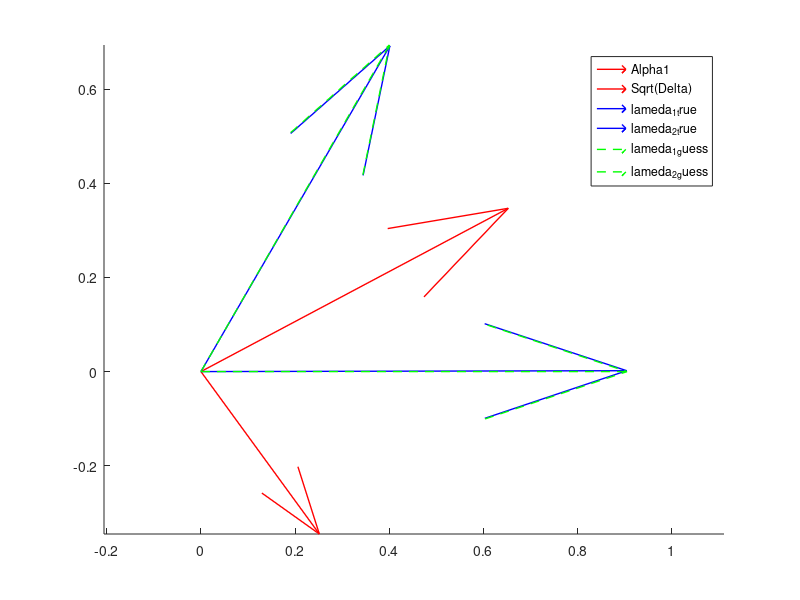

Source code (MATLAB):
clear; clc

%% 探究二阶矩阵 P非对角 时候得          特征值

coeff =20;
nb_Loop =1;
P = [2,0.4;0.4,1];
SNR =5;
sigma2 = 10.^(-SNR/10);

N = 40* coeff ;
T  = 80* coeff;
c = N/T;
theta_true = [0,pi/3];
k = length(theta_true);
clear i
a = @(theta) exp(1i*theta*(0:N-1)')/sqrt(N);
A = [];
for tmp_index=1:length(theta_true)
    A = [A a(theta_true(tmp_index))];
end

for jj = 1 : nb_Loop
    S = sqrtm(P)*sqrt(1/2) *(randn(k,T) + 1i *randn(k,T));
    Z = sqrt(sigma2/2) * (randn(N,T) + 1i* randn(N,T));
    X = A*S + Z;
    SCM = X*(X')/T;
    [U,eigs_SCM] = eig(SCM,'vector');
    [eigs_SCM, index] = sort(eigs_SCM,'descend');
    U = U(:, index);
    U_S = U(:,1:k);
    J_tmp = eye(N);
    n = N-1;
    J1 = J_tmp(1:n,:);
    J2 = J_tmp(2:n+1,:);
    Phi =  inv(U_S' * J1' * J1 * U_S) * (U_S' * J1' * J2 * U_S);
%     Phi1 = U_S' * J1' * J1 * U_S;
    Phi2 = U_S' * J1' * J2* U_S;
    [U,eigs_Phi2] = eig(Phi2,'vector');
    [eigs_Phi2, index] = sort(eigs_Phi2,'descend');
    eigs_Phi2
    eigs_Phi2_abs = abs(eigs_Phi2)
    eigs_Phi2_phase = angle(eigs_Phi2)

%     alpha1 = (g1+g2)/2 * n/N*(exp(1i*theta_true(1))+exp(1i*theta_true(2)));
%     alpha1 = n/N*(g1*exp(1i*theta_true(1)) + g2*exp(1i*theta_true(2)))
%     alpha2 = g1*g2*(n/N)*exp(1i*theta_true(1)) * (n/N) * exp(1i*theta_true(2))
% 
%     sqrtDelta  = sqrt(alpha1.^2 /4 - alpha2)
%     lameda_1 =  alpha1/2 + sqrtDelta
%     lameda_2  =  alpha1/2 - sqrtDelta

    [U_APA,eigs_APA] = eig((A*sqrtm(P))*(A*sqrtm(P))','vector');
    [eigs_APA, index] = sort(eigs_APA,'descend');
    U_APA = U_APA(:, index);
    eigs_APA(1:k);

    [U_P,eigs_P] = eig(P,'vector');
    [eigs_P, index] = sort(eigs_P,'descend');
    B = U_P(:, index);
    eigs_P = eigs_P(1:k)

    g1 = (1- c * (eigs_P(1)/sigma2)^(-2))/(1 + c * (eigs_P(1)/sigma2)^(-1));
    g2 = (1- c * (eigs_P(2)/sigma2)^(-2))/(1 + c * (eigs_P(2)/sigma2)^(-1));


    u1 = U_APA(:,1);
    u2 = U_APA(:,2);

    u1_hat = U_S(:,1);
    u2_hat = U_S(:,2);


    u1_hat' * J1' *J2 * u1_hat
    u1' * J1' *J2 * u1 * g1
    1/2 * (n/N *exp(1i*theta_true(1)) +n/N *exp(1i*theta_true(2))) * g1

    u1_hat' * J1' *J2 * u1_hat * u2_hat' * J1' *J2 * u2_hat
    u1' * J1' *J2 * u1 * u2' * J1' *J2 * u2 *g1 * g2

    u1_hat' * J1' *J2 * u2_hat * u2_hat' * J1' *J2 * u1_hat
    u1' * J1' *J2 * u2 * u2' * J1' *J2 * u1 *g1 * g2

    u1_hat' * J1' *J2 * u1_hat * u2_hat' * J1' *J2 * u2_hat - u1_hat' * J1' *J2 * u2_hat * u2_hat' * J1' *J2 * u1_hat
    u1' * J1' *J2 * u1 * u2' * J1' *J2 * u2 *g1 * g2 -u1' * J1' *J2 * u2 * u2' * J1' *J2 * u1 *g1 * g2
    g1*g2 *det(U_APA(:,1:2)'*J1'*J2*U_APA(:,1:2))
    g1*g2 *det(A'*J1'*J2*A)
    g1*g2 * (n/N)^2 * exp(1i*theta_true(1)) * exp(1i*theta_true(2))

    Alpha1 = (g1*B(1,1)^2 + g2*B(2,1)^2)*n/N*exp(1i*theta_true(1))+(g1*B(1,2)^2+g2*B(2,2)^2)*n/N*exp(i*theta_true(2));
    Alpha2 = g1*g2*(n/N)^2 * exp(1i*theta_true(1)) * exp(1i*theta_true(2));

    Delta = Alpha1^2 - 4 * Alpha2;

    lameda1 = (Alpha1 + sqrt(Delta))/2
    lameda2 = (Alpha1 - sqrt(Delta))/2

    (g1*B(1,1)^2 + g2*B(2,1)^2)
    (g1*B(1,2)^2 + g2*B(2,2)^2)
    lameda1Abs = abs(lameda1)
    lameda2Abs = abs(lameda2)
    lameda1Angle = angle(lameda1)
    lameda2Angle = angle(lameda2)

    theta_true

    Guesslameda1 = (g1*B(1,1)^2 + g2*B(2,1)^2)*n/N*exp(1i*theta_true(1))
    Guesslameda2 =  (g1*B(1,2)^2+g2*B(2,2)^2)*n/N*exp(1i*theta_true(2))
    abs(Guesslameda1)
    abs(Guesslameda2)

    g1*g2
    (g1*B(1,1)^2 + g2*B(2,1)^2)*(g1*B(1,2)^2+g2*B(2,2)^2)
    g1^2 * B(1,1)^2*B(1,2)^2 + g1*g2*B(2,1)^2*B(1,2)^2 +g1*g2*B(1,1)^2*B(2,2)^2 + g2^2*B(1,2)^2*B(1,1)^2
    g1*g2+B(1,1)^2 * B(1,2)^2 *(g1 - g2)^2
   
    g1*g2
    B(1,1)^2 * B(1,2)^2 *(g1 - g2)^2
    figure;
    hold on ;

    b = [real(sqrt(Delta)) imag(sqrt(Delta))].';

    quiver(0,0,real(Alpha1)/2,imag(Alpha1)/2,0,'LineWidth',1,'Color','r','DisplayName','Alpha1');
    quiver(0,0,real(sqrt(Delta))/2,imag(sqrt(Delta))/2,0,'LineWidth',1,'Color','r','DisplayName','Sqrt(Delta)');

    quiver(0,0,real(Alpha1+sqrt(Delta))/2,imag(Alpha1+sqrt(Delta))/2,0,'LineWidth',1,'Color','b','LineStyle','-'...
        ,'DisplayName','lameda_1_true');
    quiver(0,0,real(Alpha1-sqrt(Delta))/2,imag(Alpha1-sqrt(Delta))/2,0,'LineWidth',1,'Color','b','LineStyle','-'...
        ,'DisplayName','lameda_2_true');


    quiver(0,0,real(Guesslameda1),imag(Guesslameda1),0,'LineWidth',1,'Color','g','LineStyle','--',...
        'DisplayName','lameda_1_guess');
    quiver(0,0,real(Guesslameda2),imag(Guesslameda2),0,'LineWidth',1,'Color','g','LineStyle','--',...
         'DisplayName','lameda_2_guess');

    axis equal
    legend();











%     [~,EigenValues] = eig(Phi2,'vector');

   


end

% delta = alpha1.^2 /4 - alpha2
% abs(delta)
% angle(delta)
% c = sqrt(delta)
% abs_C = abs(c)
% angle_c = angle(c)

% figure;
% hold on;
% % xline(0,'LineWidth',1,'LineStyle','--');  % condition
% % plot(coeffList*40,log10(ESPRIT_MSE_E),'LineStyle','-','Color','#0072BD','Marker','x','LineWidth',1.5)
% plot(coeffList*40,log10(ESPRIT_Bias_E),'LineStyle','-','Color','#0072BD','Marker','s','LineWidth',1.5);
% plot(coeffList*40,log10(ESPRIT_Var_E),'LineStyle','-','Color',	'#0072BD','Marker','o','LineWidth',1.5)
% 
% % plot(coeffList*40,log10(MUSIC_MSE_E),'LineStyle','-','Color','#77AC30','Marker','x','LineWidth',1.5)
% plot(coeffList*40,log10(GMUSIC_Bias_E),'LineStyle','-','Color','#77AC30','Marker','s','LineWidth',1.5);
% plot(coeffList*40,log10(GMUSIC_Var_E),'LineStyle','-','Color',	'#77AC30','Marker','o','LineWidth',1.5)
% 
% % plot(coeffList*40,log10(GMUSIC_MSE_E),'LineStyle','-','Color','#4DBEEE','Marker','x','LineWidth',1.5)
% % plot(coeffList*40,log10(GMUSIC_Bias_E),'LineStyle','-','Color','#4DBEEE','Marker','o','LineWidth',1.5);
% % plot(coeffList*40,log10(GMUSIC_Var_E),'LineStyle','-','Color',	'#4DBEEE','Marker','s','LineWidth',1.5)
% 
% legend('ESPRIT Bias','ESPRIT Var',...
%    'GMUSIC Bias','GMUSIC Var')
% % axis([0 900  -12 2])
% xlabel('N')
% ylabel('log10')
% title('$N/T = 0.5$','Interpreter','latex')
%     'GMUSICMSE','GMUSICBiar','GMUSICVar')
% MUSIC_Error_E = mean(MUSIC_Error,1);
% GMUSIC_Error_E = mean(GMUSIC_Error,1);
% ESPRIT_Error_E = mean(ESPRIT_Error,1);
% DESPRIT_Error_E = mean(DESPRIT_Error,1);
% hold on;
% xline(0,'LineWidth',1,'LineStyle','--');  % condition
% plot(SNRList,log10(MUSIC_Error_E),'LineStyle','-','Color','#0072BD','Marker','x','LineWidth',1.5)
% plot(SNRList,log10(GMUSIC_Error_E),'LineStyle','-','Color','#0072BD','Marker','o','LineWidth',1.5);
% plot(SNRList,log10(ESPRIT_Error_E),'LineStyle','-','Color',	'#77AC30','Marker','x','LineWidth',1.5)
% plot(SNRList,log10(DESPRIT_Error_E),'LineStyle','-','Color','#77AC30','Marker','o','LineWidth',1.5)
% plot(SNRList,log10(CRB_Theory),'LineStyle','--','Color','#4DBEEE','LineWidth',1.5)
% legend('threshold','MUSIC','GMUSIC','ESPRIT','DESPRIT','CRB');
% 
% xlabel('SNR','Interpreter','latex')
% ylabel('MSE(log10)','Interpreter','latex')


% g1 = (1- c * (1.4)^2)/(1 + c * (1.4)^(-1));
% g2 = (1- c * (0.6)^2)/(1 + c * (0.6)^(-1));
% a = 1 ;
% b = (g1 + g2)/2 * n/N*(exp(1i*0)+exp(1i*pi/3));
% c = g1*g2 * (n/N)^2 * exp(1i*0)*exp(1i*pi/3);
% 
% 
% deleta = b^2 - 4*a*c;
% 
% ans1 = (-b+sqrt(deleta))/(2*a)
% ans2 = (-b-sqrt(deleta))/(2*a)
% 
% 
% abs(ans1)
% angle(ans1)
% abs(ans2)
% angle(ans2)

